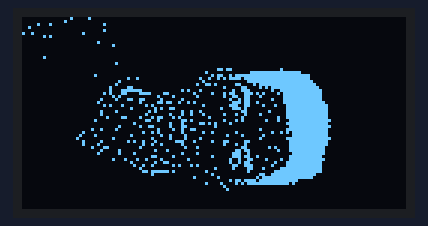
A sketch run on a simulated ESP32. Shown: 128×64 one-colour display.

Above: at 0.1 s.

The sketch:

Show_Images.ino
```cpp
#include "Arduino.h"
#include "heltec.h"
#include "images.h"

#define DEMO_DURATION 3000
typedef void (*Demo)(void);

int demoMode = 0;
int counter = 1;

void setup() {
  Heltec.begin(true /*DisplayEnable Enable*/, false /*LoRa Disable*/, true /*Serial Enable*/);

  Heltec.display->flipScreenVertically();
  Heltec.display->setFont(ArialMT_Plain_10);
}

void drawImageDemo() {
    Heltec.display->drawXbm(0, 0, Indruino_Logo_width, Indruino_Logo_height, Indruino_Logo_bits);}

Demo demos[] = {drawImageDemo};
int demoLength = (sizeof(demos) / sizeof(Demo));
long timeSinceLastModeSwitch = 0;

void loop() {
  // clear the display
  Heltec.display->clear();
  // draw the current demo method
  demos[demoMode]();

  Heltec.display->setTextAlignment(TEXT_ALIGN_LEFT);
  Heltec.display->drawString(10, 128, String(millis()));
  // write the buffer to the display
  Heltec.display->display();

  if (millis() - timeSinceLastModeSwitch > DEMO_DURATION) {
    demoMode = (demoMode + 1)  % demoLength;
    timeSinceLastModeSwitch = millis();
  }
  counter++;
  delay(10);
}
```
